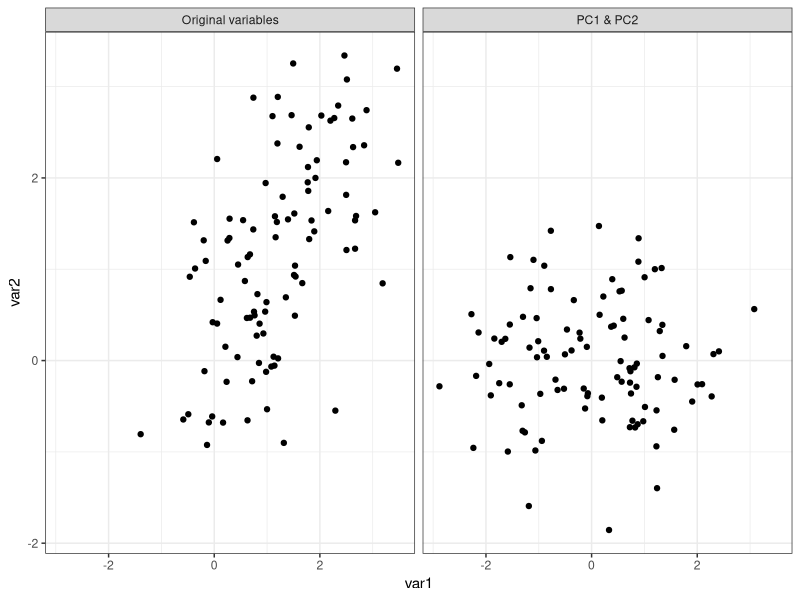
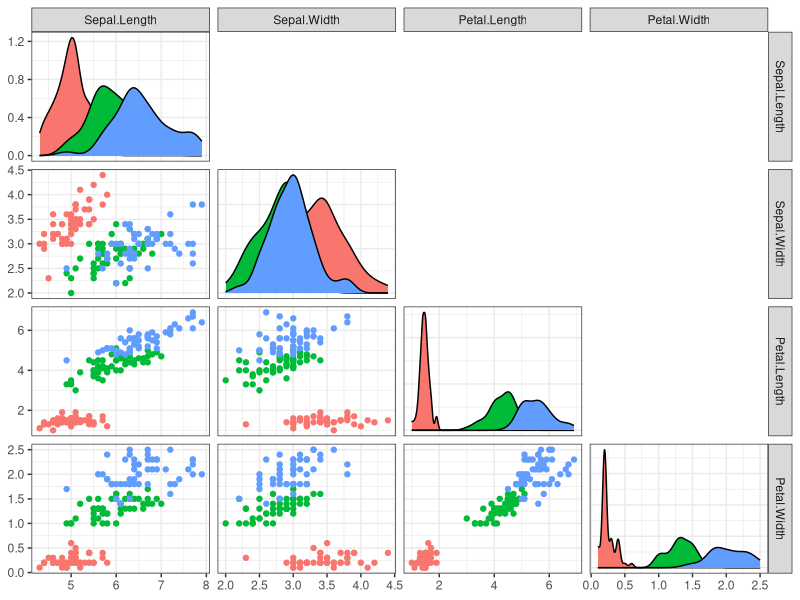
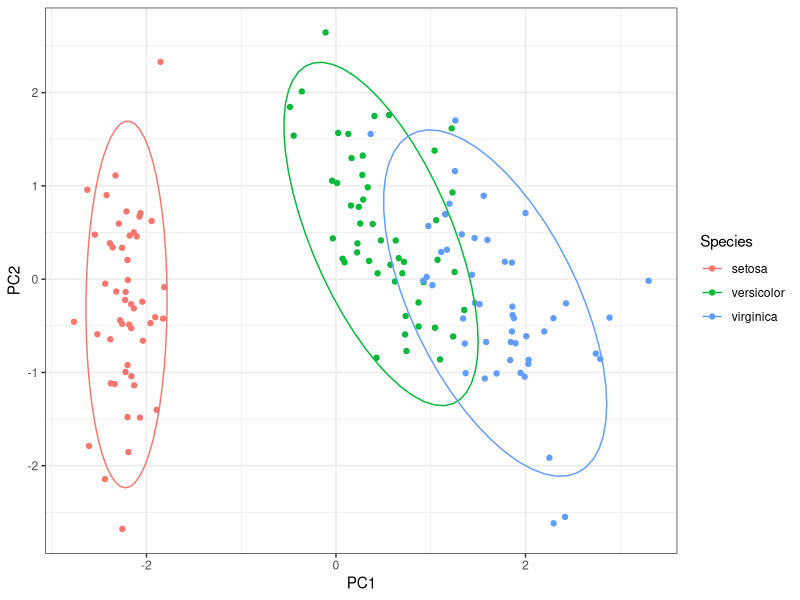
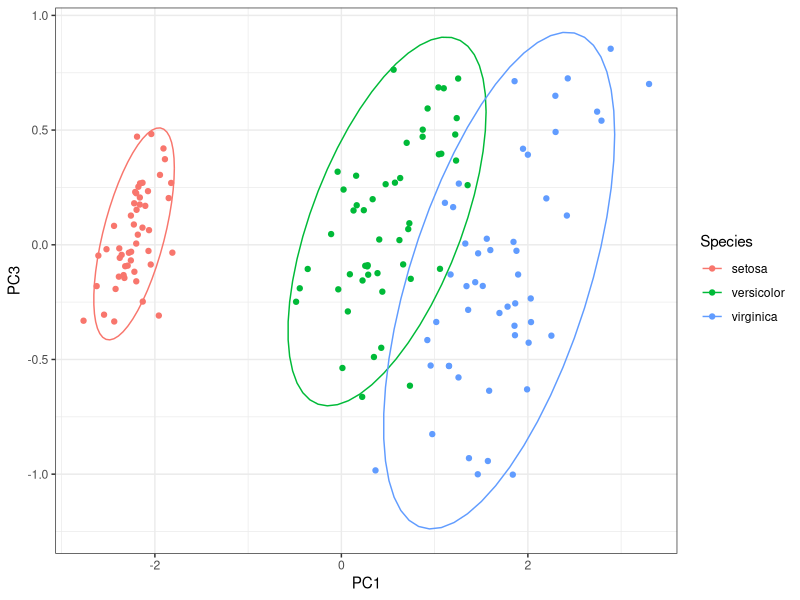
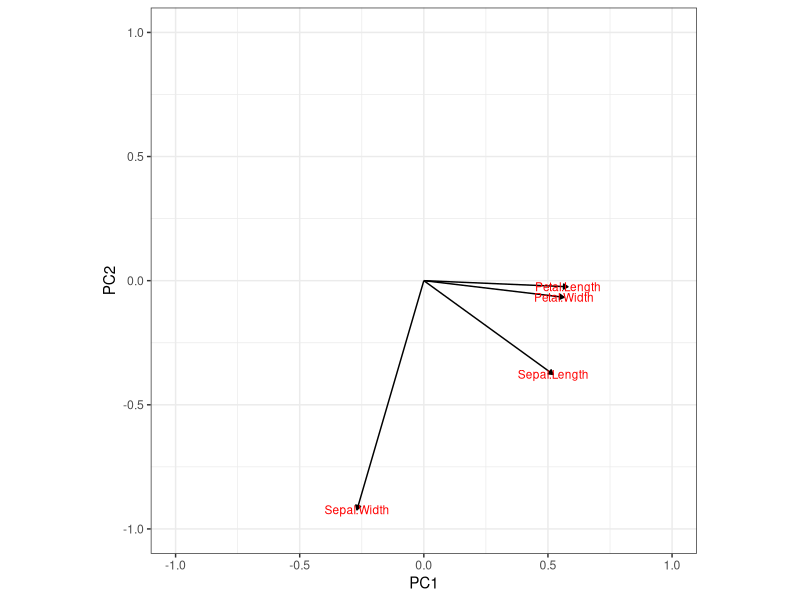
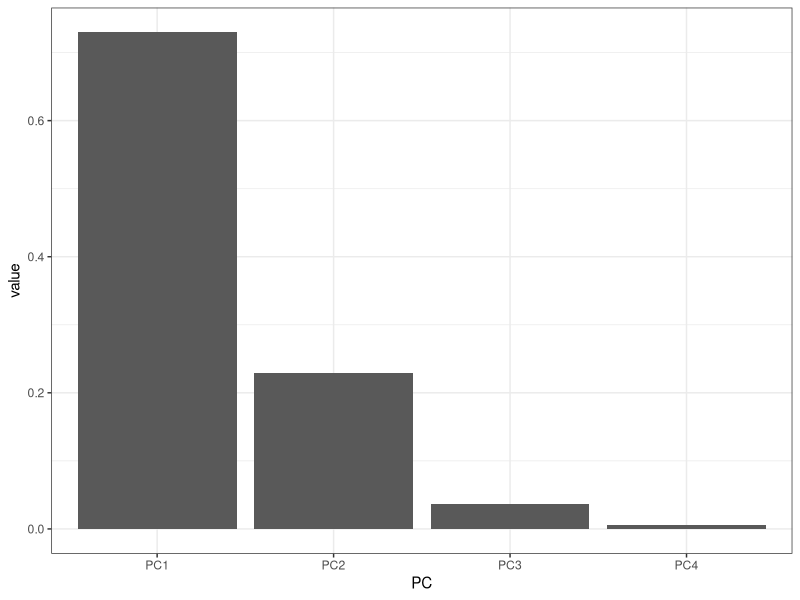
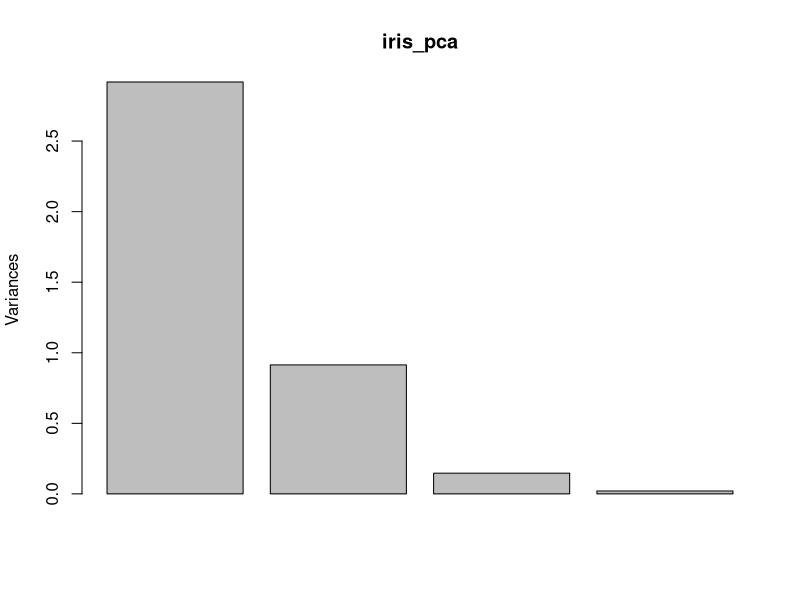
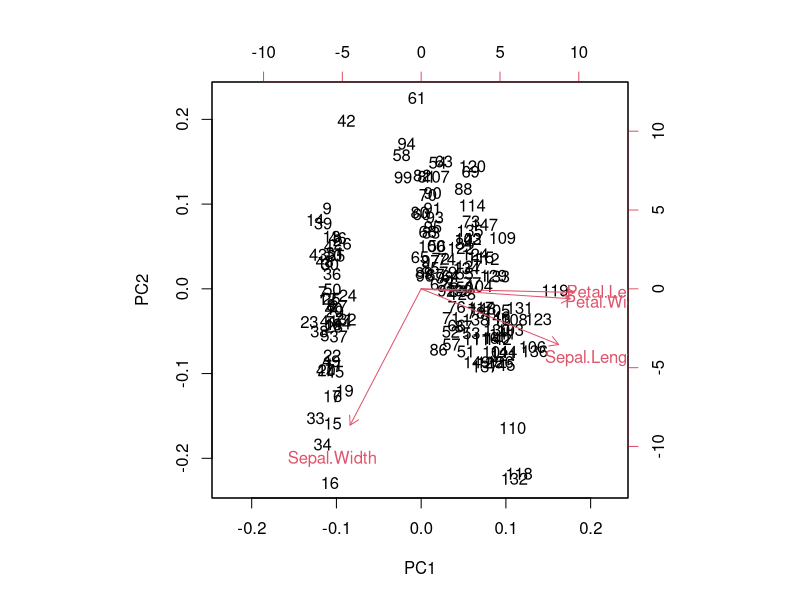

Write the R code that produced these figures, in order.
## ---- chunk 1
########################################################
#### Go over HW 7 Shiny apps, check in on projects
####
#### Read https://juliasilge.com/blog/you-must-allow-me/ for next time
####
#### Today: Machine learning & clustering
#### Projects due next week (in-class presentations)
######################################################


#=============================================================
## Principal components analysis
## Very awesome and intuitive description of PCA: 
##  https://stats.stackexchange.com/questions/2691/making-sense-of-principal-component-analysis-eigenvectors-eigenvalues/140579#140579
#=============================================================

## Exploratory method for high-dimensional data (many similar methods exist,
## e.g. linear discriminant analysis)
##
## PCA = linear algebra technique to emphasize axes of variation in the data,
##   bring out strong patterns in a dataset, offers new coordinate system to 
##   emphasize variation in the data.
##
## Note 1: There are as many PCs as there are variables
## Note 2: Only works for numeric variables
## Note 3: Usually need to standardize the data (i.e., scale each column to have 
##   mean zero and unit sd) prior to PCA

library(tidyverse)
library(cowplot)
theme_set(theme_bw())
library(mvtnorm) ## Package to simulate multivariate normal data

## ---- chunk 2
set.seed(12345)
cov <- matrix(c(1,0.6,0.6,1), byrow=2, nrow=2)
sim <- rmvnorm(100, mean=c(1,1), sigma = cov)
colnames(sim) <- c("var1", "var2")

## Let's fit a PCA
## Note: we used center = TRUE and scale = TRUE to standardize data!
sim_pca <- prcomp(sim, center=TRUE, scale=TRUE)$x
colnames(sim_pca) <- c("var1", "var2")

sim_df <- data.frame(rbind(data.frame(sim, type="Original variables"),
                           data.frame(sim_pca, type="PC1 & PC2")))
ggplot(sim_df, aes(var1, var2)) + geom_point() + facet_wrap(~type)

## Look at this nice visual example: http://setosa.io/ev/principal-component-analysis/
## ---- chunk 3

library(GGally)
data(iris)
## Note: how well we can distiguish between species depends on the plotting strategy/chosen variables
ggpairs(iris, columns = 1:4, ggplot2::aes(colour=Species), 
        upper=list(continuous="blank"))

## Let's fit a PCA and look at the output
iris_pca <- prcomp(select(iris, -Species), center=TRUE, scale=TRUE)
summary(iris_pca)
## Rotation matrix: loadings (sort of) represent the percent of variance 
## explained by the variable
iris_pca$rotation
## Actual principal components
head(iris_pca$x)
## Standard deviation of components represents the percent of variation each component explains
iris_pca$sdev
## Compute variance explained:
## Note: by definition, PC1 explains the most variation, PC2 the second most variation, ...
(iris_pca$sdev)^2 / (sum(iris_pca$sdev^2))
## Double check PCs
PC_check <- as.matrix(scale(iris[,-5], center=TRUE, scale=TRUE)) %*% iris_pca$rotation
all.equal(PC_check, iris_pca$x)

## Now plot the PCs: PC1 vs PC2
iris_pca_dat <- cbind(iris, iris_pca$x)
ggplot(iris_pca_dat, aes(x=PC1, y=PC2, color=Species)) + 
  geom_point() + 
  stat_ellipse()
## PC1 vs PC3
ggplot(iris_pca_dat, aes(x=PC1, y=PC3, color=Species)) + 
  geom_point() + 
  stat_ellipse()
## ---- chunk 4
## Visualizing PCA: Loadings
## => Petal.Length/Petal.Width load positively on PC1 but not PC2
## => Sepal.Width is orthogonal to petals (i.e., it captures uncorrelated information)
loadings <- as.data.frame(iris_pca$rotation)
loadings$variable <- rownames(loadings)
arrow_style <- arrow(length = unit(0.05, "inches"), type = "closed")
ggplot(loadings) +
  geom_segment(x=0, y=0, aes(xend=PC1, yend=PC2), arrow=arrow_style) +
  geom_text(aes(x=PC1, y=PC2, label=variable), size=3, color='red') +
  xlim(-1.,1) +
  ylim(-1.,1.) +
  coord_fixed()
## ---- chunk 5
#-------------------------------------------------------------
## How many principal components to choose in practice?
#-------------------------------------------------------------

## Recall: as many principal components as variables
## However, goal here is to reduce complexity of the data and summarize with
##   fewer dimensions

## Visualizing PCA: Variance explained
var_explained <- data.frame(value=(iris_pca$sdev)^2 / (sum(iris_pca$sdev^2)),
                            PC = colnames(iris_pca$x))
ggplot(var_explained, aes(x = PC, y = value)) +
  geom_bar(stat = "identity")

cumsum(var_explained$value)
## ---- chunk 6
## Base R graphics
plot(iris_pca)
biplot(iris_pca) ## Biplot represents both observations and variables on the same plot
screeplot(iris_pca)
pairs(iris_pca$x, col=iris$Species, pch=20, cex=2)

## ---- chunk 7
### Chalkboard: So what does PCA actually do? Link with singular value decomposition 

scale_iris <- scale(select(iris, -Species), center=TRUE, scale=TRUE)
SVD <- svd(scale_iris)
pairs(t(t(SVD$u) * SVD$d), col=iris$Species, pch=20, cex=2)
SVD.2 <- svd(t(scale_iris))
pairs(SVD.2$v, col=iris$Species, pch=20, cex=2)
